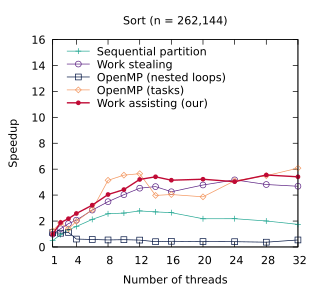

Write the gnuplot code that produced this figure.
set title "Sort (n = 262,144)"
set terminal pdf size 3.2,2.9
set output "./results/Sort_n___262,144.pdf"
set key on
set key top left Left reverse
set key samplen 2.5
set xrange [1:32]
set xtics (1, 4, 8, 12, 16, 20, 24, 28, 32)
set xlabel "Number of threads"
set yrange [0:16]
set ylabel "Speedup"
plot './results/Sort_n___262,144.dat' using 1:2 title "Sequential partition" pointsize 0.7 lw 1 pt 1 linecolor rgb "#24A793" with linespoints, \
  './results/Sort_n___262,144.dat' using 1:3 title "Work stealing" pointsize 0.7 lw 1 pt 6 linecolor rgb "#5B2182" with linespoints, \
  './results/Sort_n___262,144.dat' using 1:4 title "OpenMP (nested loops)" pointsize 0.7 lw 1 pt 4 linecolor rgb "#001240" with linespoints, \
  './results/Sort_n___262,144.dat' using 1:5 title "OpenMP (tasks)" pointsize 0.7 lw 1 pt 12 linecolor rgb "#F3965E" with linespoints, \
  './results/Sort_n___262,144.dat' using 1:6 title "Work assisting (our)" pointsize 0.4 lw 2 pt 7 linecolor rgb "#C00A35" with linespoints
